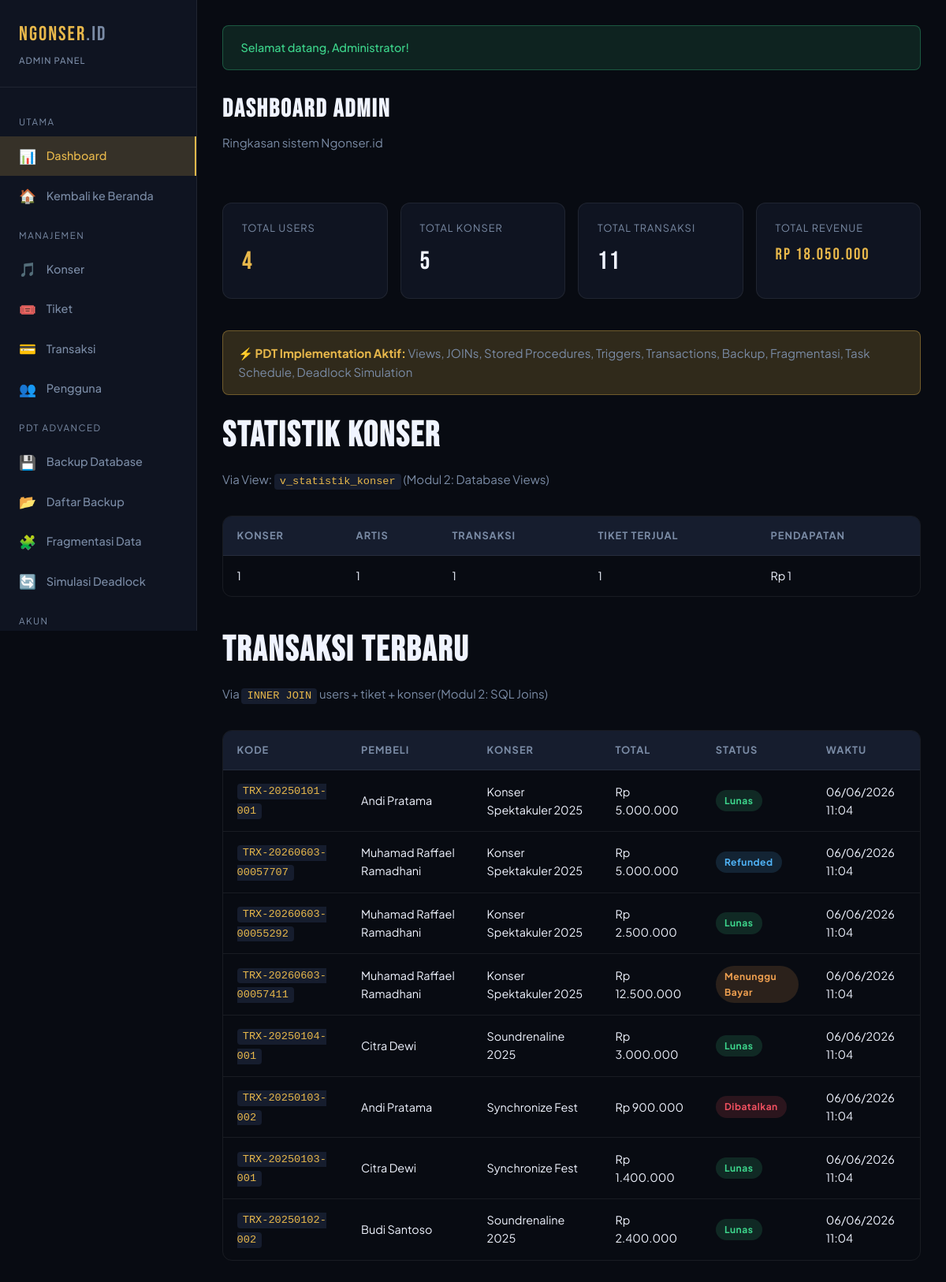
/admin.php (signed in), run on the app's committed database.
### tables this page shows
CREATE TABLE `transaksi` (
  `id` int NOT NULL AUTO_INCREMENT,
  `kode_transaksi` varchar(30) NOT NULL,
  `user_id` int NOT NULL,
  `tiket_id` int NOT NULL,
  `jumlah_tiket` int NOT NULL DEFAULT '1',
  `total_harga` decimal(14,2) NOT NULL,
  `status` enum('pending','paid','cancelled','refunded') DEFAULT 'pending',
  `metode_bayar` varchar(50) DEFAULT NULL,
  `catatan` text,
  `created_at` datetime DEFAULT CURRENT_TIMESTAMP,
  `updated_at` datetime DEFAULT CURRENT_TIMESTAMP ON UPDATE CURRENT_TIMESTAMP,
  PRIMARY KEY (`id`),
  UNIQUE KEY `kode_transaksi` (`kode_transaksi`),
  KEY `user_id` (`user_id`),
  KEY `tiket_id` (`tiket_id`),
  CONSTRAINT `transaksi_ibfk_1` FOREIGN KEY (`user_id`) REFERENCES `users` (`id`) ON DELETE CASCADE,
  CONSTRAINT `transaksi_ibfk_2` FOREIGN KEY (`tiket_id`) REFERENCES `tiket` (`id`) ON DELETE CASCADE
);

CREATE TABLE `users` (
  `id` int NOT NULL AUTO_INCREMENT,
  `nama` varchar(100) NOT NULL,
  `email` varchar(100) NOT NULL,
  `password` varchar(255) NOT NULL,
  `role` enum('admin','user') NOT NULL DEFAULT 'user',
  `phone` varchar(20) DEFAULT NULL,
  `created_at` datetime DEFAULT CURRENT_TIMESTAMP,
  `updated_at` datetime DEFAULT CURRENT_TIMESTAMP ON UPDATE CURRENT_TIMESTAMP,
  PRIMARY KEY (`id`),
  UNIQUE KEY `email` (`email`)
);

CREATE TABLE `konser` (
  `id` int NOT NULL AUTO_INCREMENT,
  `nama_konser` varchar(150) NOT NULL,
  `artis` varchar(100) NOT NULL,
  `venue` varchar(200) NOT NULL,
  `kota` varchar(100) NOT NULL,
  `tanggal_konser` date NOT NULL,
  `jam_mulai` time NOT NULL,
  `deskripsi` text,
  `poster` varchar(255) DEFAULT 'default.jpg',
  `status` enum('upcoming','ongoing','selesai','batal') DEFAULT 'upcoming',
  `created_at` datetime DEFAULT CURRENT_TIMESTAMP,
  PRIMARY KEY (`id`)
);

### admin.php (the view, shortened to what this page needs)
<?php
require_once __DIR__ . '/config/database.php';
$db   = getDB();
$page = sanitize($_GET['page'] ?? 'dashboard');
$data = [];
switch ($page) {
    case 'dashboard':
        $data['stats'] = $db->query("
            SELECT
                (SELECT COUNT(*) FROM users WHERE role='user') AS total_users,
                (SELECT COUNT(*) FROM konser)                   AS total_konser,
                (SELECT COUNT(*) FROM transaksi)                AS total_trx,
                (SELECT SUM(total_harga) FROM transaksi WHERE status='paid') AS total_revenue
        ")->fetch_assoc();
        $data['konser_stats'] = $db->query("SELECT * FROM v_statistik_konser LIMIT 5")->fetch_all(MYSQLI_ASSOC);
        $data['recent_trx']   = $db->query("
            SELECT tr.kode_transaksi, u.nama, k.nama_konser, tr.total_harga, tr.status, tr.created_at
            FROM transaksi tr
            INNER JOIN users u  ON tr.user_id  = u.id
            INNER JOIN tiket t  ON tr.tiket_id = t.id
            INNER JOIN konser k ON t.konser_id = k.id
            ORDER BY tr.created_at DESC LIMIT 8
        ")->fetch_all(MYSQLI_ASSOC);
        break;
}
require_once __DIR__ . '/admin_layout.php';
?>
<?php if ($page === 'dashboard'): ?>
<div class="d-flex justify-between align-center mb-4 flex-wrap">
  <div>
    <h1 class="page-title">DASHBOARD ADMIN</h1>
    <p class="page-subtitle">Ringkasan sistem Ngonser.id</p>
  </div>
</div>
<div class="stats-grid">
  <div class="stat-card">
    <div class="stat-label">Total Users</div>
    <div class="stat-value"><?= $data['stats']['total_users'] ?? 0 ?></div>
  </div>
  <div class="stat-card">
    <div class="stat-label">Total Konser</div>
    <div class="stat-value white"><?= $data['stats']['total_konser'] ?? 0 ?></div>
  </div>
  <div class="stat-card">
    <div class="stat-label">Total Transaksi</div>
    <div class="stat-value white"><?= $data['stats']['total_trx'] ?? 0 ?></div>
  </div>
  <div class="stat-card">
    <div class="stat-label">Total Revenue</div>
    <div class="stat-value" style="font-size:1.3rem"><?= formatRupiah($data['stats']['total_revenue'] ?? 0) ?></div>
  </div>
</div>
<div class="highlight-box mb-4">
  <strong class="text-accent">⚡ PDT Implementation Aktif:</strong>
  <span class="text-muted"> Views, JOINs, Stored Procedures, Triggers, Transactions, Backup, Fragmentasi, Task Schedule, Deadlock Simulation</span>
</div>
<h2 class="section-title mb-1">STATISTIK KONSER</h2>
<p class="page-subtitle">Via View: <code>v_statistik_konser</code> (Modul 2: Database Views)</p>
<div class="table-wrapper mb-4">
  <table>
    <thead><tr><th>Konser</th><th>Artis</th><th>Transaksi</th><th>Tiket Terjual</th><th>Pendapatan</th></tr></thead>
    <tbody>
      <?php foreach ($data['konser_stats'] as $r): ?>
      <tr>
        <td><?= e($r['nama_konser']) ?></td>
        <td><?= e($r['artis']) ?></td>
        <td><?= $r['total_transaksi'] ?></td>
        <td><?= number_format($r['tiket_terjual'] ?? 0) ?></td>
        <td><?= formatRupiah($r['total_pendapatan'] ?? 0) ?></td>
      </tr>
      <?php endforeach; ?>
    </tbody>
  </table>
</div>
<h2 class="section-title mb-1">TRANSAKSI TERBARU</h2>
<p class="page-subtitle">Via <code>INNER JOIN</code> users + tiket + konser (Modul 2: SQL Joins)</p>
<div class="table-wrapper">
  <table>
    <thead><tr><th>Kode</th><th>Pembeli</th><th>Konser</th><th>Total</th><th>Status</th><th>Waktu</th></tr></thead>
    <tbody>
      <?php foreach ($data['recent_trx'] as $r): ?>
      <tr>
        <td><code><?= e($r['kode_transaksi']) ?></code></td>
        <td><?= e($r['nama']) ?></td>
        <td><?= e($r['nama_konser']) ?></td>
        <td><?= formatRupiah($r['total_harga']) ?></td>
        <td><?= slugStatus($r['status']) ?></td>
        <td><?= date('d/m/Y H:i', strtotime($r['created_at'])) ?></td>
      </tr>
      <?php endforeach; ?>
    </tbody>
  </table>
</div>
<?php endif; ?>
  </div>
</div>
</body>
</html>

### config/database.php (shortened to what this page needs)
<?php
function e(string $str): string {
    return htmlspecialchars($str, ENT_QUOTES, 'UTF-8');
}
function sanitize(string $str): string {
    return trim(strip_tags($str));
}
function formatRupiah(float $angka): string {
    return 'Rp ' . number_format($angka, 0, ',', '.');
}
function slugStatus(string $status): string {
    return match($status) {
        'paid'      => '<span class="badge badge-success">Lunas</span>',
        'pending'   => '<span class="badge badge-warning">Menunggu Bayar</span>',
        'cancelled' => '<span class="badge badge-danger">Dibatalkan</span>',
        'refunded'  => '<span class="badge badge-info">Refunded</span>',
        default     => '<span class="badge badge-secondary">' . e($status) . '</span>'
    };
}

### assets/css/style.css (style rules this page uses)
:root { --bg-deep: #080b12; --bg-card: #0f1421; --bg-elevated: #161d2e; --accent: #e8b84b; --accent-dark: #c99a30; --accent-glow: rgba(232, 184, 75, 0.18); --text-primary: #f0f4ff; --text-muted: #7a8ba5; --border: rgba(255, 255, 255, 0.07); --danger: #f05060; --success: #3dd68c; --info: #50b4f8; --warning: #f0a050; --radius: 12px; --radius-sm: 8px; --shadow: 0 8px 32px rgba(0, 0, 0, 0.45); --font-display: 'Bebas Neue', sans-serif; --font-body: 'Plus Jakarta Sans', sans-serif; }
*, *::before, *::after { box-sizing: border-box; margin: 0; padding: 0; }
html { scroll-behavior: smooth; }
body { font-family: var(--font-body); background: var(--bg-deep); color: var(--text-primary); min-height: 100vh; font-size: 15px; line-height: 1.6; }
.section-title { font-family: var(--font-display); font-size: clamp(1.8rem, 4vw, 2.8rem); letter-spacing: 2px; margin-bottom: .5rem; }
.badge { display: inline-block; padding: .25rem .7rem; border-radius: 999px; font-size: .75rem; font-weight: 700; letter-spacing: .5px; }
.badge-success { background: rgba(61, 214, 140, .15); color: var(--success); }
.badge-warning { background: rgba(240, 160, 80, .15); color: var(--warning); }
.badge-danger { background: rgba(240, 80, 96, .15); color: var(--danger); }
.badge-info { background: rgba(80, 180, 248, .15); color: var(--info); }
.table-wrapper { overflow-x: auto; border-radius: var(--radius); border: 1px solid var(--border); }
table { width: 100%; border-collapse: collapse; }
thead { background: var(--bg-elevated); }
th { padding: .9rem 1.1rem; text-align: left; font-size: .8rem; text-transform: uppercase; letter-spacing: 1px; color: var(--text-muted); }
td { padding: .85rem 1.1rem; border-top: 1px solid var(--border); font-size: .9rem; vertical-align: middle; }
.stats-grid { display: grid; grid-template-columns: repeat(auto-fill, minmax(200px, 1fr)); gap: 1rem; margin-bottom: 2.5rem; }
.stat-card { background: var(--bg-card); border: 1px solid var(--border); border-radius: var(--radius); padding: 1.3rem 1.5rem; }
.stat-label { font-size: .8rem; color: var(--text-muted); text-transform: uppercase; letter-spacing: 1px; margin-bottom: .4rem; }
.stat-value { font-family: var(--font-display); font-size: 2rem; color: var(--accent); letter-spacing: 2px; }
.stat-value.white { color: var(--text-primary); }
.text-muted { color: var(--text-muted); }
.text-accent { color: var(--accent); }
.mb-1 { margin-bottom: .5rem; }
.mb-4 { margin-bottom: 2rem; }
.d-flex { display: flex; }
.align-center { align-items: center; }
.justify-between { justify-content: space-between; }
.flex-wrap { flex-wrap: wrap; }
.highlight-box { background: var(--accent-glow); border: 1px solid rgba(232, 184, 75, .35); border-radius: var(--radius-sm); padding: 1rem 1.2rem; margin-bottom: 1rem; }
code { background: var(--bg-elevated); color: var(--accent); padding: .15rem .45rem; border-radius: 4px; font-size: .85rem; font-family: monospace; }
.page-title { font-family: var(--font-display); font-size: 2rem; letter-spacing: 2px; margin-bottom: .3rem; }
.page-subtitle { color: var(--text-muted); margin-bottom: 2rem; }

### data on the page
transaksi: kode_transaksi "TRX-20250101-001", user.nama "Andi Pratama", konser.nama_konser "Konser Spektakuler 2025", total_harga "Rp 5.000.000", status "Lunas", created_at "06/06/2026 11:04"
transaksi: kode_transaksi "TRX-20260603-00057707", user.nama "Muhamad Raffael Ramadhani", konser.nama_konser "Konser Spektakuler 2025", total_harga "Rp 5.000.000", status "Refunded", created_at "06/06/2026 11:04"
transaksi: kode_transaksi "TRX-20260603-00055292", user.nama "Muhamad Raffael Ramadhani", konser.nama_konser "Konser Spektakuler 2025", total_harga "Rp 2.500.000", status "Lunas", created_at "06/06/2026 11:04"
transaksi: kode_transaksi "TRX-20260603-00057411", user.nama "Muhamad Raffael Ramadhani", konser.nama_konser "Konser Spektakuler 2025", total_harga "Rp 12.500.000", status "Menunggu Bayar", created_at "06/06/2026 11:04"
transaksi: kode_transaksi "TRX-20250104-001", user.nama "Citra Dewi", konser.nama_konser "Soundrenaline 2025", total_harga "Rp 3.000.000", status "Lunas", created_at "06/06/2026 11:04"
transaksi: kode_transaksi "TRX-20250103-002", user.nama "Andi Pratama", konser.nama_konser "Synchronize Fest", total_harga "Rp 900.000", status "Dibatalkan", created_at "06/06/2026 11:04"
transaksi: kode_transaksi "TRX-20250103-001", user.nama "Citra Dewi", konser.nama_konser "Synchronize Fest", total_harga "Rp 1.400.000", status "Lunas", created_at "06/06/2026 11:04"
transaksi: kode_transaksi "TRX-20250102-002", user.nama "Budi Santoso", konser.nama_konser "Soundrenaline 2025", total_harga "Rp 2.400.000", status "Lunas", created_at "06/06/2026 11:04"

### other printed values
$flash['msg'] "Selamat datang, Administrator!"
$data['stats']['total_users'] "4"
$data['stats']['total_konser'] "5"
$data['stats']['total_trx'] "11"
formatRupiah($data['stats']['total_revenue'] ?? 0) "Rp 18.050.000"
$r['nama_konser'] "1"
$r['artis'] "1"
$r['total_transaksi'] "1"
$r['tiket_terjual'] "1"
formatRupiah($r['total_pendapatan'] ?? 0) "Rp 1"
